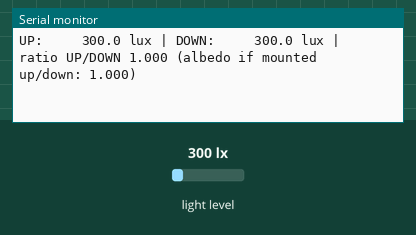
Bench run of a sketch on a simulated ESP32. Shown: the last lines printed to the serial monitor. The test bench sets the inputs (shaded band); at power-on: light level 300 lx.

Above: at 1.9 s.
2.0 s: light level set to 40 lx
At 3.5 s:
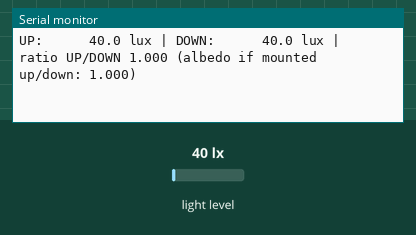
5.0 s: light level set to 1000 lx
At 6.5 s:
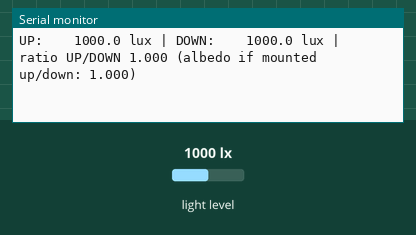
8.0 s: light level set to 0 lx
At 9.6 s:
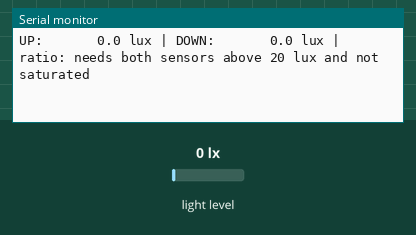

Measured:
- after the input at 2.0 s, the serial monitor: prints a new line after 0.72 s (image 1)
- after the input at 5.0 s, the serial monitor: prints a new line after 0.73 s (image 2)
- after the input at 8.0 s, the serial monitor: prints a new line after 0.74 s (image 3)

The sketch:

bh1750_test.ino
```cpp
/*
  Analog Atlas - TEST 4: two BH1750 light sensors (GY-302) - UP (0x23) and DOWN (0x5C)
  ------------------------------------------------------------------------------------
  Board: "ESP32 Dev Module". Serial Monitor: 115200 baud.
  Library: "BH1750" by Christopher Laws.

  The UP sensor measures the light coming from the sky, the DOWN sensor the light
  reflected by the ground. The app calculates albedo = lux_down * k / lux_up, where k is
  the pair calibration factor measured below (1 = not calibrated).

  Range: like the field kit we set the "measurement time" register MTreg to 31
  (the minimum). The range is then 0..121 557 lux (one step about 1.9 lux) instead
  of 0..54 612 lux, so full sun fits. If a sensor is still at its ceiling, this test
  prints SATURATED (the field kit then sends "sat_up":1 or "sat_down":1).

  PASS when
  - both sensors are found (UP: ADDR pin to GND -> 0x23, DOWN: ADDR pin to 3V3 -> 0x5C),
  - covering a sensor with your finger brings it close to 0 lux (a few lux at most),
  - a desk lamp or a window gives hundreds to thousands of lux, daylight outdoors
    gives thousands, full sun up to about 100 000 lux,
  - PAIR CALIBRATION (important for albedo): put both sensors side by side, BOTH
    facing up, under the same light (outdoors, open sky, not in a shadow). The ratio
    UP/DOWN shown below should be between about 0.8 and 1.25 (the datasheet allows
    +-20 % between single sensors). Write the ratio down and type it into the app:
    field kit panel, "Albedo calibration k". The app multiplies lux_down by it
    before calculating albedo.
*/

#include <Wire.h>
#include <BH1750.h>

const int PIN_SDA = 21;
const int PIN_SCL = 22;
const uint8_t MTREG = 31;
const float MAX_LUX = 65535.0f / 1.2f * 69.0f / MTREG;  // 121557 lux

BH1750 up(0x23), down(0x5C);
bool upOk = false, downOk = false;

bool present(uint8_t addr) {
  Wire.beginTransmission(addr);
  return Wire.endTransmission() == 0;
}

bool startSensor(BH1750 &s, uint8_t addr, const char *name, const char *hint) {
  // check the address first: the library prints its own error lines otherwise
  if (!present(addr)) {
    Serial.printf("FAIL: BH1750 %s not found at 0x%02X - %s\n", name, addr, hint);
    return false;
  }
  if (!s.begin(BH1750::CONTINUOUS_HIGH_RES_MODE, addr, &Wire) || !s.setMTreg(MTREG)) {
    Serial.printf("FAIL: BH1750 %s at 0x%02X answers but could not be set up\n", name, addr);
    return false;
  }
  Serial.printf("PASS: BH1750 %s found at 0x%02X (range up to %.0f lux)\n", name, addr, MAX_LUX);
  return true;
}

// Reads one sensor. Returns false on error. sat = true if at the ceiling.
bool readSensor(BH1750 &s, float &lux, bool &sat) {
  lux = s.readLightLevel();
  if (lux < 0.0f) return false;
  sat = (lux * 1.2f * MTREG / 69.0f) >= 65534.5f;
  return true;
}

void printOne(const char *name, bool ok, bool readOk, float lux, bool sat) {
  if (!ok) Serial.printf("%s: missing | ", name);
  else if (!readOk) Serial.printf("%s: READ ERROR | ", name);
  else if (sat) Serial.printf("%s: SATURATED (> %.0f lux) | ", name, MAX_LUX);
  else Serial.printf("%s: %9.1f lux | ", name, lux);
}

void setup() {
  Serial.begin(115200);
  delay(500);
  Serial.println();
  Serial.println("=== Analog Atlas TEST 4: BH1750 UP + DOWN ===");
  Wire.begin(PIN_SDA, PIN_SCL, 100000);
  upOk = startSensor(up, 0x23, "UP", "its ADDR pin must go to GND");
  downOk = startSensor(down, 0x5C, "DOWN", "its ADDR pin must go to 3V3");
  delay(200);  // first measurement
}

void loop() {
  static uint32_t lastRetry = 0;
  if ((!upOk || !downOk) && millis() - lastRetry > 5000) {
    lastRetry = millis();
    if (!upOk) upOk = startSensor(up, 0x23, "UP", "its ADDR pin must go to GND");
    if (!downOk) downOk = startSensor(down, 0x5C, "DOWN", "its ADDR pin must go to 3V3");
  }
  float lu = 0, ld = 0;
  bool su = false, sd = false;
  bool ru = upOk && readSensor(up, lu, su);
  bool rd = downOk && readSensor(down, ld, sd);
  printOne("UP", upOk, ru, lu, su);
  printOne("DOWN", downOk, rd, ld, sd);
  if (ru && rd && !su && !sd && lu > 20.0f && ld > 20.0f) {
    Serial.printf("ratio UP/DOWN %.3f (albedo if mounted up/down: %.3f)\n", lu / ld, ld / lu);
  } else {
    Serial.println("ratio: needs both sensors above 20 lux and not saturated");
  }
  delay(1000);
}
```
